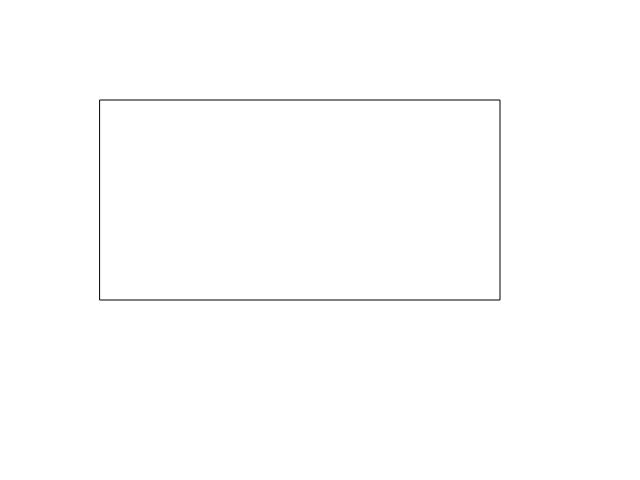
Frame 1 (no input)
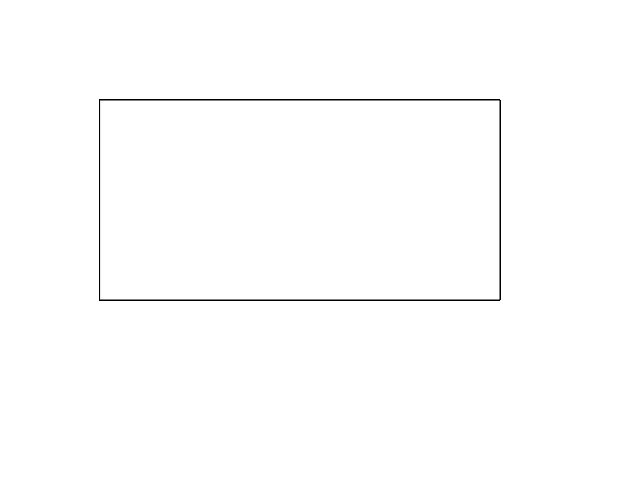
Frame 60 (no input)
Frame 120 (the mouse pressed at the canvas centre since frame 60): identical to frame 60, image omitted

The p5.js sketch that drew these frames (run headless with seeded random() and noise() and a simulated clock; from frame 60 on, the mouse is pressed at the canvas centre):

// p5.js sketch
// ── sketch.js
function setup() {
    createCanvas(640, 480);
}

function draw() {
    rect(100, 100, 400, 200);
}
